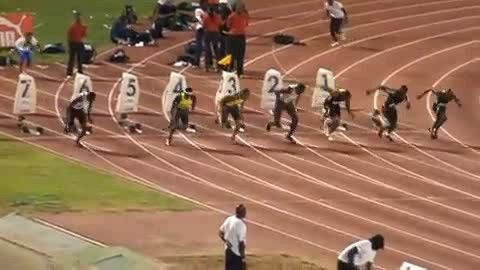
#> input picture Project_4/Proj_4/Code/data_4/Bolt/img/0001.jpg, 480 x 270 px; its folder holds only this picture in this run
$ python trackBolt.py data_4/Bolt/img/0001.jpg
#> lines starting #> are read from the running program, lines starting #| are printed output that depends on the picture; after the words box and inside, x2 and y2 are one past the last pixel; in counts of white or black regions, pixels touching at a corner belong together
import numpy as np
import cv2 as cv
import glob
from sys import argv

def main():
    # label = argv[1]
    label = 'Bolt'
    dataset = sorted(glob.glob(f'data/{label}/img/*'))
    box_initial = {'Baby': (160,83,56,65),'Bolt': (269,75,34,64),'Car': (70,51,107,87)} # (x,y,w,h)
    p = np.zeros((6,1))
    template, initialBox, referenceFrame = acquireTemplate(dataset, box_initial[label])
#> in acquireTemplate, frame is the input picture: shape (270, 480, 3); mean B, G, R 88.3, 113.2, 151.3
#> in acquireTemplate, `referenceFrame = cv.cvtColor(frame, cv.COLOR_BGR2GRAY)`:
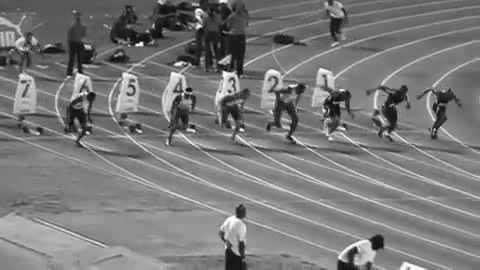
#> referenceFrame: shape (270, 480); min 4, max 254, mean 121.7
#> in acquireTemplate, `referenceFrame = cv.GaussianBlur(referenceFrame, (5, 5), 5)`:
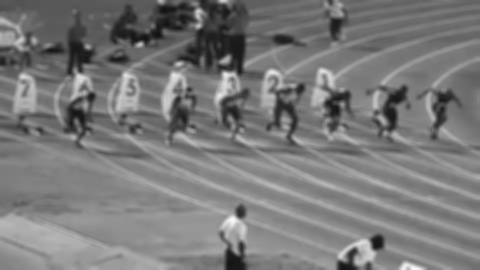
#> referenceFrame: shape (270, 480); min 18, max 249, mean 121.7
#> in acquireTemplate, `templateFrame = referenceFrame[y:y+h,x:x+w]`:
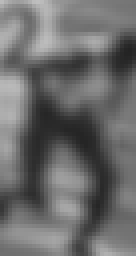
#> templateFrame: shape (64, 34) (shown 4 times larger); min 35, max 190, mean 107.2
#> initialBox = ((269, 75), (303, 139))
    outputVideo = cv.VideoWriter(f'{label}.mp4', cv.VideoWriter_fourcc(*'XVID'), 30, (referenceFrame.shape[1], referenceFrame.shape[0]))

    for image in dataset:
        # acquire and preprocess frame
        frame = cv.imread(image)
        preprocessedFrame = preprocess(frame, referenceFrame)
        # track object
        p, boundingBox = KLT(preprocessedFrame, template, initialBox, p)
        # draw bounding box
        frame = cv.rectangle(frame, boundingBox[0], boundingBox[1], (255,0,0), 2)
        # visualize object tracking
        outputVideo.write(frame)
        imshow('Live', frame)
        if cv.waitKey(1) >= 0:
            break

def KLT(I, T, box_initial, p, iterations=50, epsilon=0.1, learningRate=90):
#> called with box_initial = ((269, 75), (303, 139)), p = array of shape (6, 1), iterations = 50, epsilon = 0.1, learningRate = 90
    tl, br = box_initial # top-left and bottom-right corners
#> tl = (269, 75); br = (303, 139)
    # pre-compute image gradient
    ksize = 5
    Ix = cv.Sobel(I, cv.CV_64F, 1, 0, ksize=ksize)
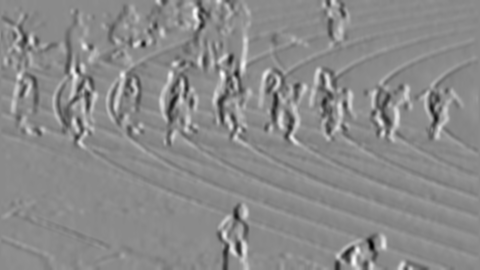
#> Ix: shape (270, 480) float64; min -4480, max 3752, mean 0.1; drawn with min black and max white
    Iy = cv.Sobel(I, cv.CV_64F, 0, 1, ksize=ksize)
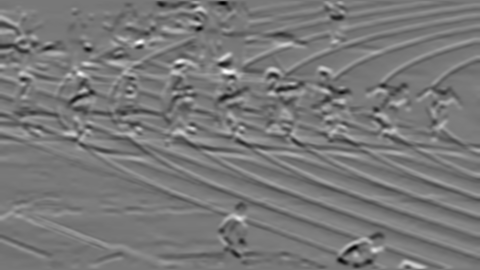
#> Iy: shape (270, 480) float64; min -4434, max 4968, mean 16; drawn with min black and max white
    # run gradient descent
    for _ in range(iterations):
        # 1. warp image
        W = np.array([[1+p[0][0], p[2][0], p[4][0]], [p[1][0], 1+p[3][0], p[5][0]]], dtype=np.float64)
        warpedI = warpAffine(I, W, tl, br)
        # 2. compute error image
        errorImage = (T - warpedI).reshape((-1,1))
        weights = RobustLossWeights(errorImage)
        # 3. compute warped image gradient
        warpedIx = warpAffine(Ix, W, tl, br).reshape(-1,1)
        warpedIy = warpAffine(Iy, W, tl, br).reshape(-1,1)
        # 4. evaluate matrix sum (gradient * jacobian)
        SDI, i = [], 0
        for y in range(tl[1], br[1]):
            for x in range(tl[0], br[0]):
                SDI.append([x*warpedIx[i][0], x*warpedIy[i][0], y*warpedIx[i][0], y*warpedIy[i][0], warpedIx[i][0], warpedIy[i][0]])
                i += 1
        SDI = np.array(SDI)
        matrixSum = SDI.T.dot(errorImage*weights)
        # matrixSum = SDI.T.dot(errorImage)
        # 5. compute hessian
        H = SDI.T.dot(SDI)
        Hinv = np.linalg.pinv(H)
        # 6. compute delta p
        delta_p = Hinv.dot(matrixSum)
        # 7. update parameters
        p += learningRate * delta_p
        # 8. check for convergence
        if (np.linalg.norm(delta_p) < epsilon):
            break
#> this loop made 1 pass
#> (var in RobustLossWeights, sd in RobustLossWeights, mean in RobustLossWeights) on pass 1: (1.54e-29, 3.93e-15, 1.96e-16)
    # predict new bounding box
    W = np.array([[1+p[0][0], p[2][0], p[4][0]], [p[1][0], 1+p[3][0], p[5][0]]], dtype=np.float64)
#> W = [[1, -4.32e-20, -3e-18], [-3.61e-20, 1, 1.15e-17]]
    tl, br = np.array([tl[0], tl[1], 1]), np.array([br[0], br[1], 1])
#> tl = [269, 75, 1]; br = [303, 139, 1]
    tl_new, br_new = W.dot(tl).astype(int), W.dot(br).astype(int)
#> tl_new = [269, 75]; br_new = [303, 139]
    box_new = (((max(tl_new[0],br_new[0])-115), tl_new[1]), (br_new[0]-15, br_new[1]))
#> box_new = ((188, 75), (288, 139))
#> in main, `p, boundingBox = KLT(preprocessedFrame, template, initialBox, p)`: p = [2.53e-20, -3.61e-20, -4.32e-20, -1.03e-20, -3e-18, 1.15e-17]; boundingBox = ((188, 75), (288, 139))
#> in main, `frame = cv.rectangle(frame, boundingBox[0], boundingBox[1], (255,0,0),..`:
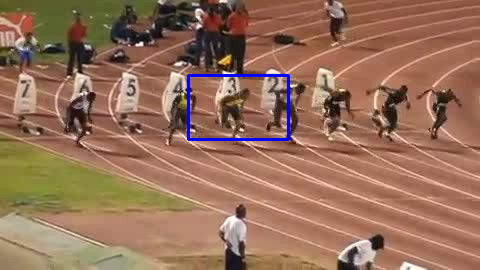
#> frame: shape (270, 480, 3); 0.76% of pixels changed, all inside (x1, y1, x2, y2) = (187, 74, 290, 141)

    return (p, box_new)

def RobustLossWeights(error):
    var = np.var(error)
    sd = np.sqrt(var)
    mean = np.mean(error)
    n,it = error.shape
    W = np.zeros((n,it))
    w1,w2 = np.where(np.abs(mean - error) <= var)
    W[w1,w2] = 0.4
    w3,w4 = np.where(np.abs(mean - error) > var)
    W[w3,w4] = 0.1
    # W = [w1,w2,w3,w4]
    return W

def acquireTemplate(dataset, box_initial):
    x, y, w, h = box_initial
    frame = cv.imread(dataset[0])
    referenceFrame = cv.cvtColor(frame, cv.COLOR_BGR2GRAY)
    referenceFrame = cv.GaussianBlur(referenceFrame, (5, 5), 5)
    templateFrame = referenceFrame[y:y+h,x:x+w]
    templateBox = ((x,y),(x+w,y+h)) # top left and bottom right corners

    return (templateFrame, templateBox, referenceFrame)

def preprocess(frame, template):
    grayFrame = cv.cvtColor(frame, cv.COLOR_BGR2GRAY)
    grayFrame = cv.GaussianBlur(grayFrame, (5, 5), 5)

    return grayFrame * np.mean(template) / np.mean(grayFrame) # enforce brightness constancy across frames

def warpAffine(image, affineTransformation, topLeft, bottomRight):
    warped = cv.warpAffine(image, affineTransformation, (0,0), flags=cv.WARP_INVERSE_MAP)

    return warped[topLeft[1]:bottomRight[1], topLeft[0]:bottomRight[0]]

def imshow(windowName, image):
    cv.namedWindow(windowName, cv.WINDOW_NORMAL)
    cv.imshow(windowName, image)

if __name__ == '__main__':
    main()
#> (key Esc is pressed here)

$ run again, on Project_4/Proj_4/Code/data_4/Bolt/img/0009.jpg
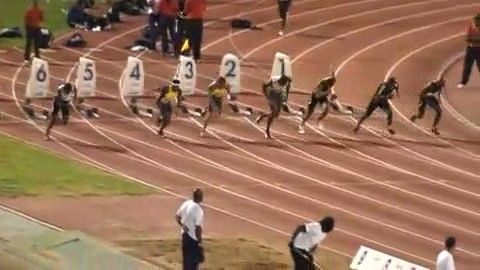
#> input picture Project_4/Proj_4/Code/data_4/Bolt/img/0009.jpg, 480 x 270 px
#> in acquireTemplate, frame is the input picture: shape (270, 480, 3); mean B, G, R 90.8, 114.8, 154.4
#> initialBox = ((269, 75), (303, 139))
#> in KLT, `tl, br = box_initial`: tl = (269, 75); br = (303, 139)
#> in KLT, `Iy = cv.Sobel(I, cv.CV_64F, 0, 1, ksize=ksize)`:
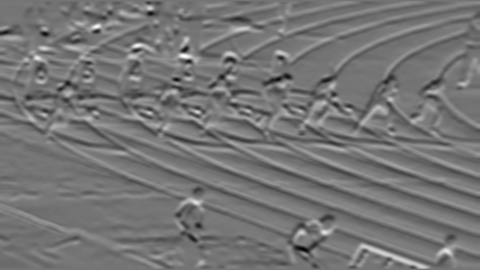
#> Iy: shape (270, 480) float64; min -4075, max 4811, mean 25.2; drawn with min black and max white
#> the loop in KLT, `for _ in range(iterations):` made 1 pass
#> (var in RobustLossWeights, sd in RobustLossWeights, mean in RobustLossWeights) on pass 1: (1.55e-29, 3.94e-15, -6.43e-16)
#> W = [[1, 5.41e-20, -5.49e-17], [-1.1e-19, 1, 2.65e-17]]
#> in KLT, `tl, br = np.array([tl[0], tl[1], 1]), np.array([br[0], br[1], 1])`: tl = [269, 75, 1]; br = [303, 139, 1]
#> tl_new = [269, 75]; br_new = [303, 139]
#> box_new = ((188, 75), (288, 139))
#> in main, `p, boundingBox = KLT(preprocessedFrame, template, initialBox, p)`: p = [1.72e-19, -1.1e-19, 5.41e-20, 6.06e-20, -5.49e-17, 2.65e-17]; boundingBox = ((188, 75), (288, 139))
#> in main, `frame = cv.rectangle(frame, boundingBox[0], boundingBox[1], (255,0,0),..`:
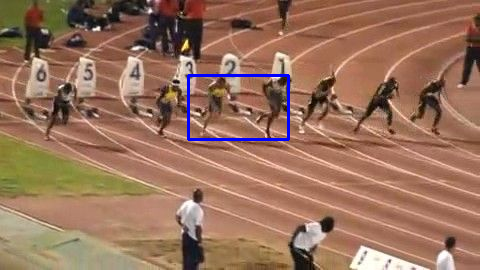
#> frame: shape (270, 480, 3); 0.76% of pixels changed, all inside (x1, y1, x2, y2) = (187, 74, 290, 141)

$ run again, on Project_4/Proj_4/Code/data_4/Bolt/img/0014.jpg
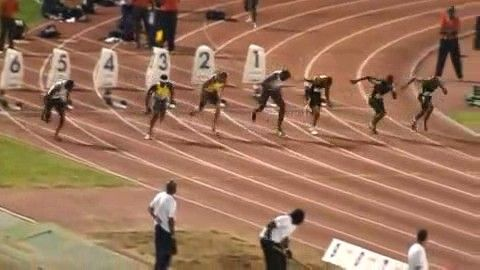
#> input picture Project_4/Proj_4/Code/data_4/Bolt/img/0014.jpg, 480 x 270 px
#> in acquireTemplate, frame is the input picture: shape (270, 480, 3); mean B, G, R 91.4, 115.3, 155
#> initialBox = ((269, 75), (303, 139))
#> in KLT, `tl, br = box_initial`: tl = (269, 75); br = (303, 139)
#> in KLT, `Iy = cv.Sobel(I, cv.CV_64F, 0, 1, ksize=ksize)`:
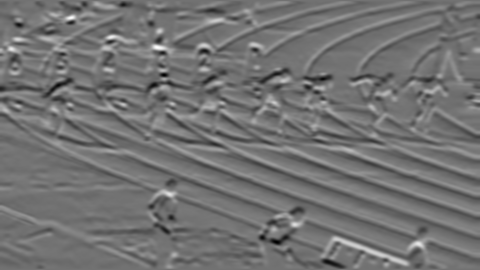
#> Iy: shape (270, 480) float64; min -3952, max 4863, mean 19.8; drawn with min black and max white
#> the loop in KLT, `for _ in range(iterations):` made 1 pass
#> (var in RobustLossWeights, sd in RobustLossWeights, mean in RobustLossWeights, delta_p) on pass 1: (3.4e-29, 5.83e-15, -5.22e-17, [-3.51e-21, -1.84e-21, 4.03e-22, -1.04e-21, 9.34e-19, 6e-19])
#> W = [[1, 3.63e-20, 8.4e-17], [-1.65e-19, 1, 5.4e-17]]
#> in KLT, `tl, br = np.array([tl[0], tl[1], 1]), np.array([br[0], br[1], 1])`: tl = [269, 75, 1]; br = [303, 139, 1]
#> tl_new = [269, 75]; br_new = [303, 139]
#> box_new = ((188, 75), (288, 139))
#> in main, `p, boundingBox = KLT(preprocessedFrame, template, initialBox, p)`: p = [-3.16e-19, -1.65e-19, 3.63e-20, -9.34e-20, 8.4e-17, 5.4e-17]; boundingBox = ((188, 75), (288, 139))
#> in main, `frame = cv.rectangle(frame, boundingBox[0], boundingBox[1], (255,0,0),..`:
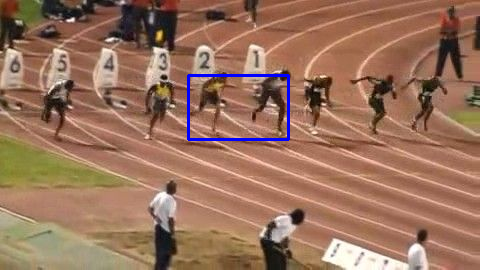
#> frame: shape (270, 480, 3); 0.76% of pixels changed, all inside (x1, y1, x2, y2) = (187, 74, 290, 141)

$ run again, on Project_4/Proj_4/Code/data_4/Bolt/img/0004.jpg
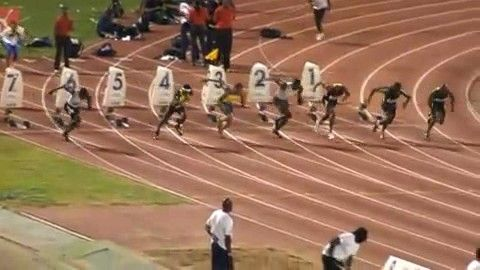
#> input picture Project_4/Proj_4/Code/data_4/Bolt/img/0004.jpg, 480 x 270 px
#> in acquireTemplate, frame is the input picture: shape (270, 480, 3); mean B, G, R 89.9, 114.8, 153
#> initialBox = ((269, 75), (303, 139))
#> in KLT, `tl, br = box_initial`: tl = (269, 75); br = (303, 139)
#> in KLT, `Iy = cv.Sobel(I, cv.CV_64F, 0, 1, ksize=ksize)`:
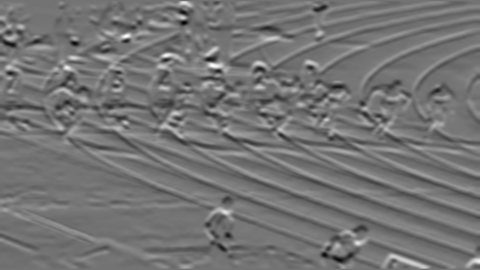
#> Iy: shape (270, 480) float64; min -4094, max 4912, mean 25.1; drawn with min black and max white
#> the loop in KLT, `for _ in range(iterations):` made 1 pass
#> (var in RobustLossWeights, sd in RobustLossWeights, mean in RobustLossWeights) on pass 1: (9.26e-30, 3.04e-15, -5.49e-16)
#> W = [[1, -8.31e-20, 4.93e-17], [1.04e-20, 1, -8.96e-19]]
#> in KLT, `tl, br = np.array([tl[0], tl[1], 1]), np.array([br[0], br[1], 1])`: tl = [269, 75, 1]; br = [303, 139, 1]
#> tl_new = [269, 75]; br_new = [303, 139]
#> box_new = ((188, 75), (288, 139))
#> in main, `p, boundingBox = KLT(preprocessedFrame, template, initialBox, p)`: p = [-1.42e-19, 1.04e-20, -8.31e-20, -1.33e-20, 4.93e-17, -8.96e-19]; boundingBox = ((188, 75), (288, 139))
#> in main, `frame = cv.rectangle(frame, boundingBox[0], boundingBox[1], (255,0,0),..`:
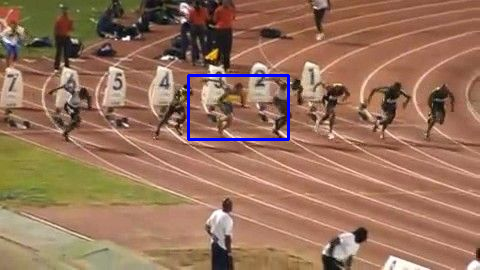
#> frame: shape (270, 480, 3); 0.76% of pixels changed, all inside (x1, y1, x2, y2) = (187, 74, 290, 141)
